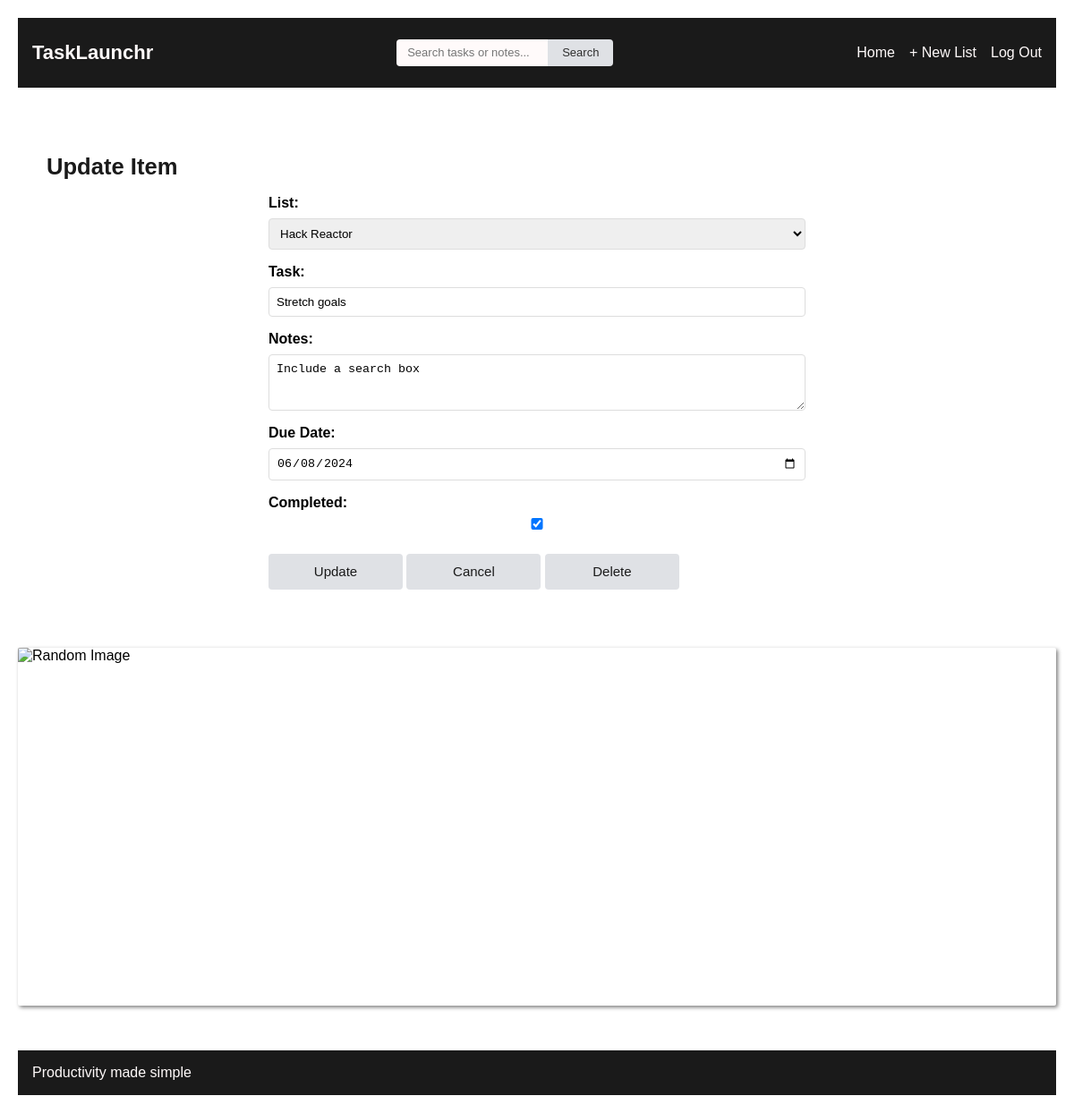
Screenshot of /todos/items/10/edit/ (signed in) with the database file from the repository.
### todos/models.py (models this page shows, shortened)
class TodoItem(models.Model):
    task = models.CharField(max_length=255)
    todolist = models.ForeignKey(
        TodoList,
        related_name="items",
        on_delete=models.CASCADE,
    )
    notes = models.TextField(blank=True, null=True)
    due_date = models.DateTimeField(blank=True, null=True)
    completed = models.BooleanField(default=False)
    created_on = models.DateTimeField(auto_now_add=True)
    user = models.ForeignKey(
        User,
        related_name="todoitems",
        on_delete=models.CASCADE,
    )
    class Meta:
        ordering = [
            "completed",
            "due_date",
            "created_on",
        ]

### todos/views.py (the view)
# urls.py: path("items/<int:id>/edit/", edit_item, name="todo_item_update"),
@login_required
def edit_item(request: HttpRequest, id: int) -> HttpResponse:
    todoitem = get_object_or_404(TodoItem, id=id, user=request.user)
    if request.method == "POST":
        form = TodoItemForm(request.POST, instance=todoitem)
        if form.is_valid():
            updated_item = form.save()
            return redirect("todo_list_detail", id=updated_item.todolist.id)
    else:
        form = TodoItemForm(instance=todoitem)
    return render(
        request,
        "todos/edit_item.html",
        {
            "form": form,
            "todoitem": todoitem,
        },
    )

### todos/forms.py
class TodoItemForm(ModelForm):
    class Meta:
        model = TodoItem
        fields = [
            "todolist",
            "task",
            "notes",
            "due_date",
            "completed",
        ]
        widgets = {
            "due_date": forms.DateInput(attrs={"type": "date"}),
            "notes": forms.Textarea(attrs={"rows": 3}),
            "completed": forms.CheckboxInput(),
        }
        labels = {
            "task": "Task",
            "todolist": "List",
            "notes": "Notes",
            "completed": "Completed",
            "due_date": "Due Date",
        }
        help_texts = {
            "task": "Enter the task description.",
            "todolist": "Select the to-do list this task belongs to.",
            "notes": "Add any additional notes for this task (optional).",
            "completed": "Check if the task is completed.",
            "due_date": "Select the due date for this task.",
        }

### todos/models.py (called while the page is built)
    def __str__(self):
        return self.name

### todos/templates/todos/edit_item.html (shortened to what this page needs)
{% extends "base.html" %}
{% block content %}
    <main class="form-page">
        <div>
            <h1>Update Item</h1>
            <form method="post" class="form-container">
                {% for field in form %}
                    <div class="form-field">
                        {{ field.label_tag }}
                        {{ field }}
                    </div>
                {% endfor %}
                <div class="button-container">
                    <button type="submit" class="button create form-button">Update</button>
                    <a href="{% url 'todo_list_detail' todoitem.todolist.id %}"
                       class="button cancel form-button">Cancel</a>
                    <a href="{% url 'todo_item_delete' todoitem.id %}"
                       class="button delete form-button">Delete</a>
                </div>
            </form>
        </div>
    </main>
{% endblock content %}

### todos/static/css/todos.css (style rules this page uses)
body { font-family: Helvetica, sans-serif; padding: 1%; }
main { padding: 16px; }
h1 { color: #1a1a1a; font-size: 1.6em; }
button { font-family: Helvetica, sans-serif; margin: 8px 0; padding: 8px 16px; background: #dfe1e5; font-size: 15px; border: none; border-radius: 4px; cursor: pointer; transition: background-color 0.3s ease, color 0.3s ease; }
.button { font-family: Helvetica, sans-serif; padding: 8px 16px; background: #dfe1e5; font-size: 15px; border: none; border-radius: 4px; cursor: pointer; text-decoration: none; display: inline-block; color: #1a1a1a; transition: background-color 0.3s ease, color 0.3s ease; width: 150px; text-align: center; }
.button.delete { background-color: #dfe1e5; }
.button.cancel { background-color: #dfe1e5; }
.button.create { background-color: #dfe1e5; }
.form-page .form-button { height: 40px; line-height: 40px; padding: 0; }
.form-container { display: flex; flex-direction: column; align-items: flex-start; width: 100%; max-width: 600px; margin: 0 auto; }
.form-field { margin-bottom: 16px; width: 100%; }
.form-field label { display: block; font-weight: bold; margin-bottom: 8px; }
.form-field input, .form-field textarea, .form-field select { display: block; width: 100%; max-width: 100%; padding: 8px; border: 1px solid #ddd; border-radius: 4px; box-sizing: border-box; margin-left: 0; }

### rows the page displays
TodoItem: form "Hack Reactor" "Stretch goals" "Include a search box" "06/08/2024" "☑"

### other values shown
{{ field.label_tag }} "List:" "Task:" "Notes:" "Due Date:" "Completed:"
